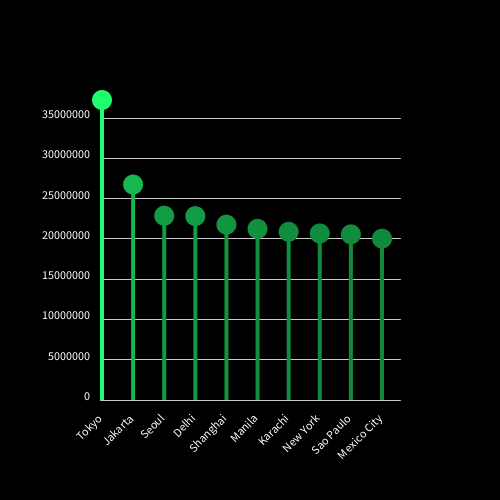
Frame 1 (no input)
Frame 60 (the mouse pressed at the canvas centre just before this capture): identical to frame 1, image omitted
Frame 120 (the mouse held since frame 60 and released just before this capture): identical to frame 1, image omitted

The Processing sketch that drew this single still picture (run headless with seeded random() and noise(); from frame 60 on, the mouse is pressed at the canvas centre):

// Processing sketch: processing_164708
// ── processing_164708.pde

int[] population = {37239000, 26746000, 22868000,
                    22826000, 21766000, 21241000,
                    20877000,20673000, 20568000,
                    20032000};

String[] name = {"Tokyo", "Jakarta", "Seoul",
                 "Delhi", "Shanghai", "Manila",
                 "Karachi", "New York", "Sao Paulo",
                 "Mexico City"};

float hMargin = 100;
float vMargin = 100;

void setup(){
  size(500, 500);
  colorMode(HSB);
}

void draw(){
  background(0);

  drawScale();  
  drawLollipops();
}

void drawScale(){
  for(int i = 0; i < max(population); i += 5000000){
    float x1, y1, x2, y2;
    x1 = hMargin;
    x2 = width - hMargin;
    y1 = map(i,
             0, max(population),
             height - vMargin, vMargin);
                         
    y2 = y1;
    stroke(200);
    line(x1, y1, x2, y2);
    textAlign(RIGHT);
    fill(255);
    text(i, x1 - 10, y1);
  }  
}

void drawLollipops(){
  // Drawing the lollipop stems
  for(int i = 0; i < population.length; i++){
    float stemX, stemY, stemWidth, stemHeight, lolliTop;
    lolliTop = 20;
    stemWidth = 4;
    stemHeight = map(population[i],
                    0, max(population),
                    0, height - 2 * vMargin);
    stemX = map(i,
               0, population.length - 1,
               0 + hMargin, width - lolliTop - hMargin);
    stemY = height - vMargin;
    noStroke();
    float brightness = map(population[i],
                           0, max(population),
                           0, 255);
    fill(100, 225, brightness);
    rect(stemX, stemY, stemWidth, -stemHeight);
//drawing the tops of the lollipops
      ellipseMode(CENTER);
      ellipse(stemX + stemWidth/2, height - stemHeight - vMargin, lolliTop, lolliTop);
//labeling the X axis    
    pushMatrix();
      translate(stemX + stemWidth/2, height - vMargin + lolliTop);
      rotate(radians(-45));
      textAlign(RIGHT);
      fill(255);
      text(name[i], 0, 0);
    popMatrix();   
   

  }
}
